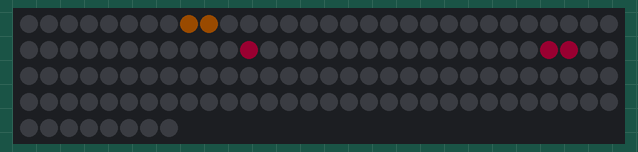
Recording of a program running on a simulated CircuitPython board. Shown: 128 RGB LEDs in strip order, left to right, continuing on the next row. Dim RGB values are drawn brighter than linear.

Above: at 0.7 s.

The program:

main.py
```python
import globalvariables

import time
import board
import neopixel

pixpin = board.A3
numpix = 128


strip = neopixel.NeoPixel(pixpin, numpix, brightness=0.1, auto_write=False)


def lookupColor(color,i):
    if color == 0:
        strip[i] = (0,0,0)
    elif color == 1:
        strip[i] = (100,100,100)

    elif color == 10:
        strip[i] = (0,0,0)

    elif color == 11:
        strip[i] = (252,0,128)

    elif color == 12:
        strip[i] = (252,0,83)

    elif color == 13:
        strip[i] = (252,37,37)

    elif color == 14:
        strip[i] = (255,96,0)

    elif color == 15:
        strip[i] = (255,129,0)
# your color 16 did not exist
    elif color == 16:
        strip[i] = (0,163,255)

    elif color == 17:
        strip[i] = (255,186,0)

    elif color == 99:
        strip[i] = (0,0,0)


# ----------------------------------------------------------------------------------------------------
# START DO NOT MODIFY THE CODE BETWEEN THE ---
# ----------------------------------------------------------------------------------------------------


def mix2MessagesL(nextMessage,duration,myMessageFront,myMessageBack,startingPoint,backStartingPoint):
    # start - show Message
    if globalvariables.myStart == 0:
        globalvariables.myStart = 1
        globalvariables.countToMaxLength = startingPoint

    if globalvariables.q >= int(len(myMessageBack)/8):
        globalvariables.q = 0

    i = 0
    # start - fixed message 4
    # remember to change globalvariables.message#
    for r in range(8*globalvariables.q,8*globalvariables.q+8):
        for c in range(0,8):
            color = myMessageBack[r][c]
            lookupColor(color,i)
            i += 1
    for r in range(8*globalvariables.q,8*globalvariables.q+8):
        for c in range(8,16):
            color = myMessageBack[r][c]
            lookupColor(color,i)
            i += 1


    i = 0
    for r in range(0,8):
        for c in range(globalvariables.countToMaxLength,globalvariables.countToMaxLength+8):
            temp = c % len(myMessageFront[0])
            color = myMessageFront[r][temp]
            if color != 10:
                lookupColor(color,i)
            i += 1

    for r in range(0,8):
        for c in range(globalvariables.countToMaxLength+8,globalvariables.countToMaxLength+16):
            temp = c % len(myMessageFront[0])
            color = myMessageFront[r][temp]
            if color != 10:
                lookupColor(color,i)
            i += 1


    strip.write()

    globalvariables.countToMaxLength -= 1
    globalvariables.durationCounter += 1
    globalvariables.q += 1

    if globalvariables.durationCounter > duration:
        globalvariables.countToMaxLength = 0
        globalvariables.myStart = 0
        globalvariables.durationCounter = 0
        globalvariables.messageID = nextMessage


def showMessage(nextMessage,duration,myMessage):
    # start - fixed message 4
    # remember to change globalvariables.message#
    i = 0
    for r in range(0,8):
        for c in range(0,8):
            color = myMessage[r][c]
            lookupColor(color,i)
            i += 1
    for r in range(0,8):
        for c in range(8,16):
            color = myMessage[r][c]
            lookupColor(color,i)
            i += 1
    strip.write()
    time.sleep(duration)

    # switch to next message
    globalvariables.messageID = nextMessage


# ----------------------------------------------------------------------------------------------------
# END DO NOT MODIFY THE CODE BETWEEN THE ---
# ----------------------------------------------------------------------------------------------------


while True:
    if globalvariables.messageID == 1:
        mix2MessagesL(2,30,globalvariables.messageFront,globalvariables.messageBack,12,8)
```

Source omitted: balvariables.py (data table, 3606 bytes)
